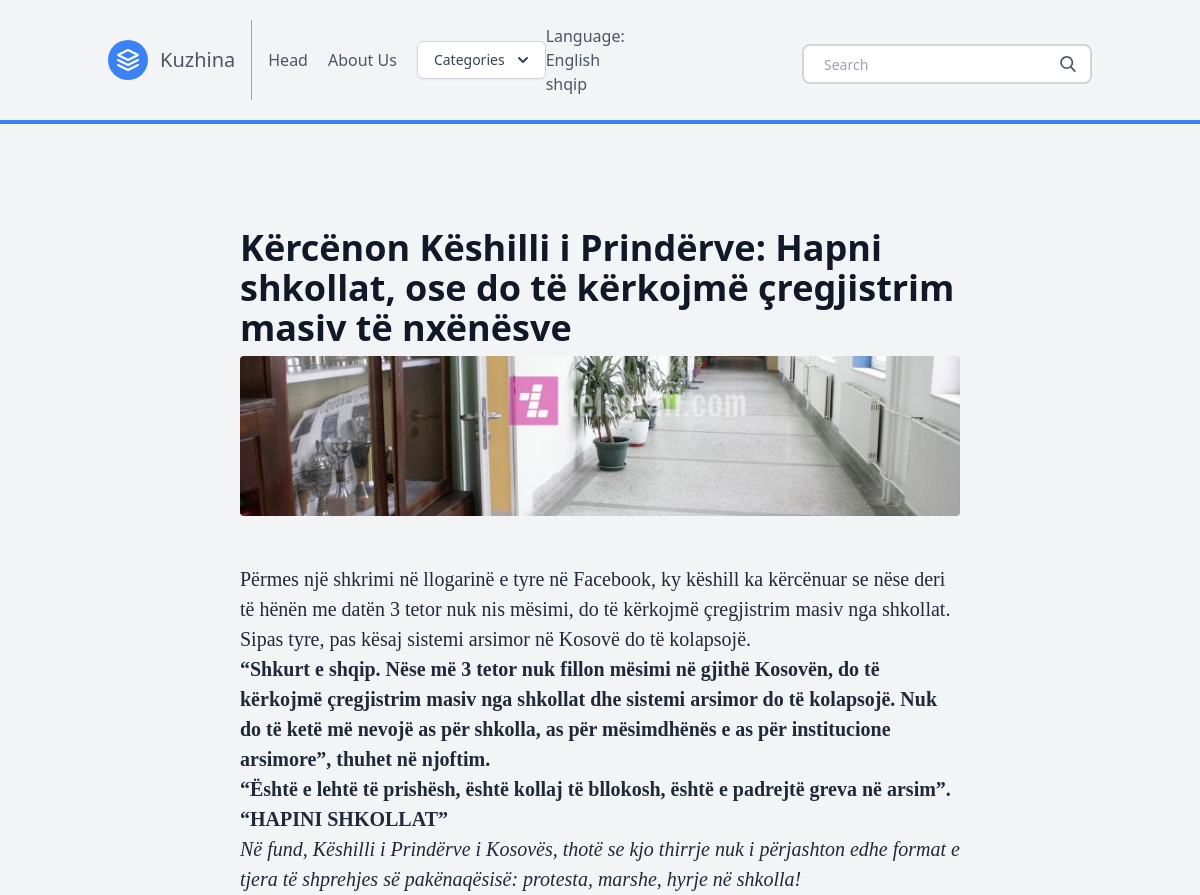
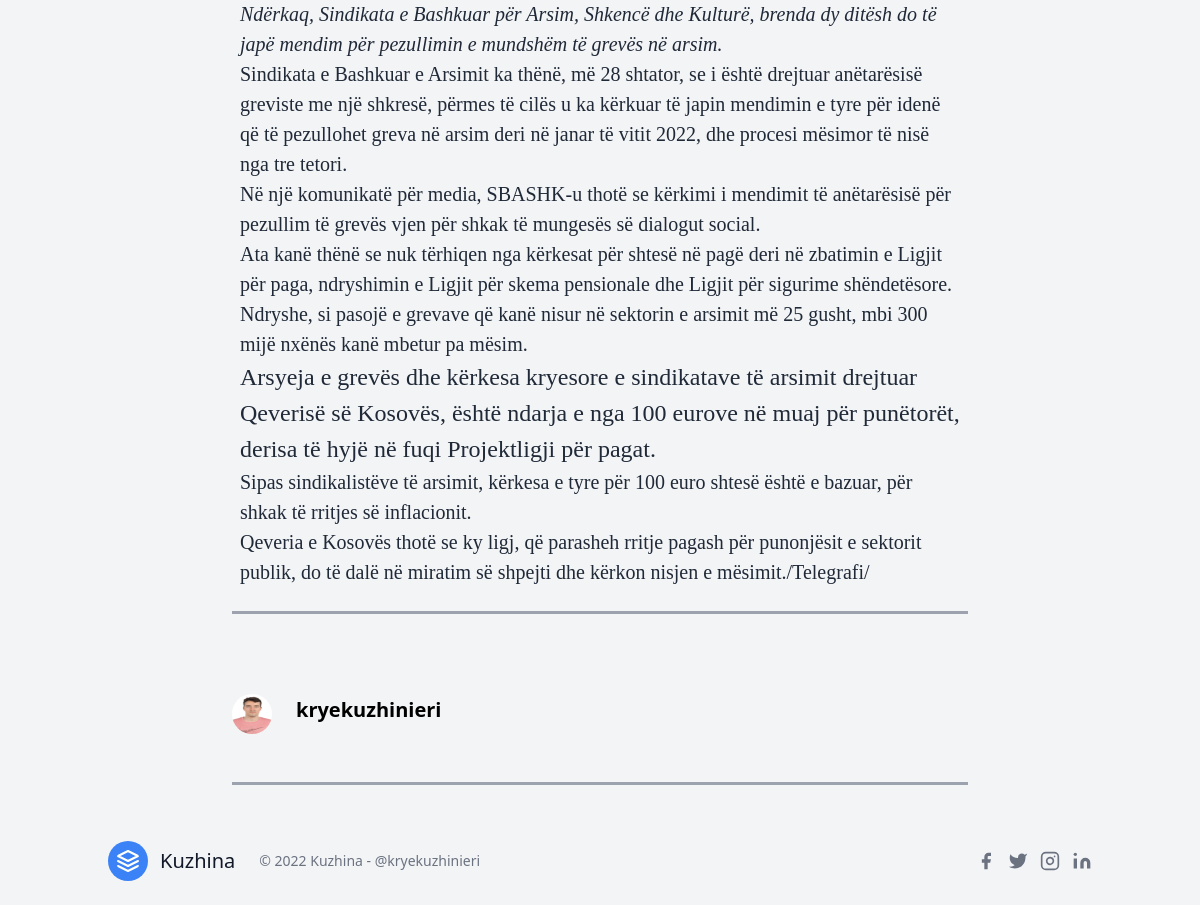
Page /en/post/kercenon-keshilli-i-prinderve-hapni-shkollat-ose-do-te-kerkojme-cregjistrim-masiv-te-nxenesve on the committed database (2 pictures, top to bottom).
### blog/models.py (models this page shows, shortened)
class Post(models.Model):
    title = models.CharField(_('title'), max_length=100)
    slug = models.SlugField(_('slug'), unique=True, max_length=100)
    overview = models.TextField(_('overview'))
    timestamp = models.DateTimeField(_('timestamp'), auto_now_add=True)
    content = models.TextField(_('content'))
    author = models.ForeignKey(Author, on_delete=models.CASCADE)
    thumbnail = models.ImageField(_('thumbnail'))
    categories = models.ManyToManyField(Category)
    featured = models.BooleanField(_('featured'))

class Author(models.Model):
    user = models.OneToOneField(User, on_delete=models.CASCADE)
    profile_picture = models.ImageField(_('profile_picture'))
    def __str__(self):
        return self.user.username

### blog/views.py (the view)
# urls.py: path('post/<slug>', post, name="post"),
def post(request, slug):
    post = Post.objects.get(slug=slug)
    context = {
        'post': post,
    }
    return render(request, 'post.html', context)

### blog/templatetags/markdown_extras.py (called while the page is built)
@register.simple_tag
def get_categories():
    return Category.objects.all()[0:3]

### templates/post.html (shortened to what this page needs)
{% extends 'base.html' %}
{% block content %}
<body class="bg-gray-100 font-sans leading-normal tracking-normal">
	<div class="container w-full md:max-w-3xl mx-auto pt-20">
		<div class="w-full px-4 md:px-6 text-xl text-gray-800 leading-normal" style="font-family:Georgia,serif;">
			<div class="font-sans">
						<h1 class="font-bold font-sans break-normal text-gray-900 pt-6 pb-2 text-3xl md:text-4xl">
						{{ post.title }}</h1>
						<img class="h-40 rounded w-full object-cover object-center mb-6" src="{{ post.thumbnail.url }}" alt="content">
			</div>
			<div class="py-6">
			{{ post.content | safe }}
			</div>
		</div>
		<hr class="border-b-2 border-gray-400 mb-8 mx-4">
		<div class="flex w-full items-center font-sans px-4 py-12">
			<img class="w-10 h-10 rounded-full mr-4" src="{{ post.author.profile_picture.url }}">
			<div class="flex-1 px-2">
				<p class="text-base font-bold text-base md:text-xl leading-none mb-2">
				{{ post.author }}</p>
			</div>
		</div>
		<hr class="border-b-2 border-gray-400 mb-8 mx-4">
	</div>
{% endblock content %}

### rows in the picture
Post: title "Kërcënon Këshilli i Prindërve: Hapni shkollat, ose do të kërkojmë çregjistrim masiv të nxënësve", thumbnail (picture), content "Përmes një shkrimi në llogarinë e tyre në Facebook, ky këshill ka kërcënuar se nëse deri të hënën me datën 3 tetor nuk nis mësimi, do të kërkojmë çregjistrim masiv nga shkollat. Sipas tyre, pas kësaj sistemi arsimor në Kosovë do të kolapsojë. “Shkurt e shqip. Nëse më 3 tetor nuk fillon mësimi në gjithë Kosovën, do të kërkojmë çregjistrim masiv nga shkollat dhe sistemi arsimor do të kolapsojë. Nuk do të ketë më nevojë as për shkolla, as për mësimdhënës e as për institucione arsimore”, thuhet në njoftim. “Është e lehtë të prishësh, është kollaj të bllokosh, është e padrejtë greva në arsim”. “HAPINI SHKOLLAT” Në fund, Këshilli i Prindërve i Kosovës, thotë se kjo thirrje nuk i përjashton edhe…", author.profile_picture (picture), author "kryekuzhinieri"

### other values in the picture
{{ language.name_local }} "English" "shqip"
